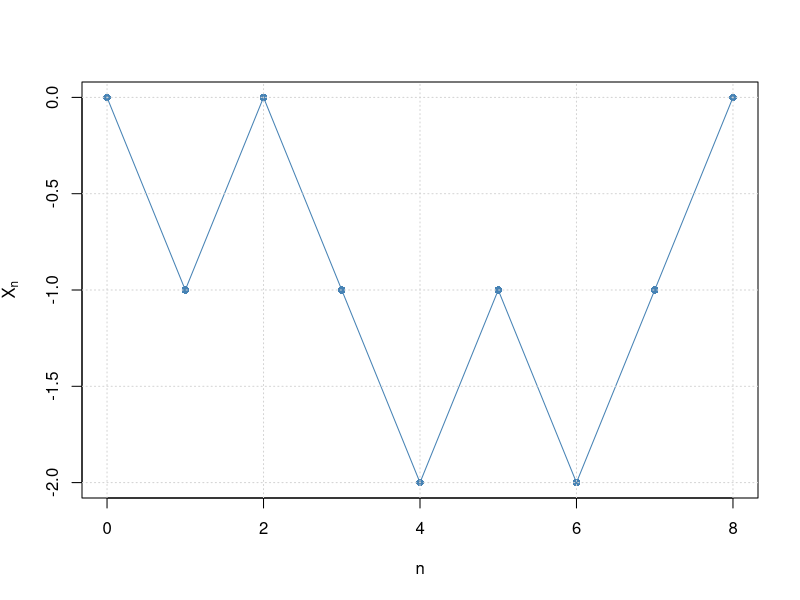

Generate this figure with R: (Note: this script raises an error after producing the figure.)
# Part A
RW <- function(N, p = 0.5) {
  # Generating all the steps
  steps <- sample(c(-1, 1), size = N, replace = TRUE, prob = c(1 - p, p))
  c(0, cumsum(steps))
}

# Exercise parameters
set.seed(2024)
N <- 8
path <- RW(N)

plot(0:N, path, type = "o", pch = 16, col = "steelblue",
     xlab = "n", ylab = expression(X[n]),
     ylim = range(path))
grid()


# Part B
# Exercise parameters
set.seed(2024)
n<- 8
R<- 1e5
Xn- replicate(R, sum(sample(c(-1,1), n, replace = TRUE)))

k_vals<- seq(-n, n, by = 2)
pmf<- dbinom((k_vals + n)/2, size = n, prob = 0.5)

hist(Xn,
     breaks = seq(-n - 1, n + 1, by = 2),   
     freq = FALSE, 
     col = "lightgrey",
     border = "black",
     xlab = expression(X[n]),
     ylab = "Density",
     main = "")

points(k_vals, pmf / 2, pch = 19, col = "red", cex = 1.2)   # ↓ divide per 2
lines(k_vals, pmf / 2, col = "red", lwd = 2)

legend("topright", legend = c("Simulations", "Theoretical PMF"),
       pch = c(22, 19), pt.bg = c("lightgrey", "red"),
       col = c("black", "red"), bty = "n")
